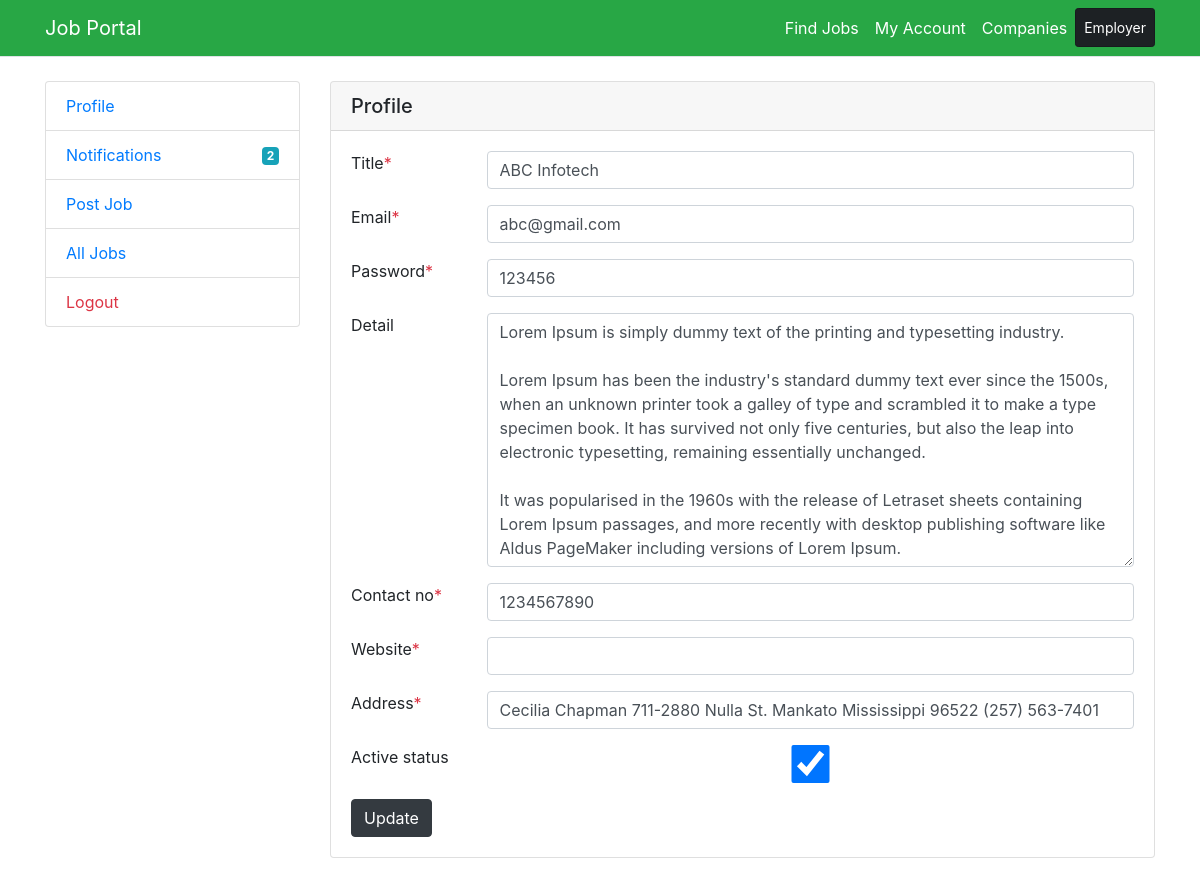
The page /company/profile (signed in) on the database its author committed.
### main/models.py (models this page shows, shortened)
class Company(models.Model):
    title=models.CharField(max_length=20)
    email=models.CharField(max_length=50,default='',null=True)
    password=models.CharField(max_length=20,default='',null=True)
    detail=models.TextField(blank=True)
    contact_no=models.CharField(max_length=15)
    website=models.CharField(max_length=100,default='',null=True)
    address=models.CharField(max_length=150)
    active_status=models.BooleanField(default=True)
    class Meta:
        verbose_name_plural='Companies'

### main/views.py (the view)
# urls.py: path('company/profile',views.company_profile,name='company-profile'),
def company_profile(request):
    company=get_object_or_404(Company,id=request.session['companyId'])
    if request.method=='POST':
        registerForm=CompanyRegisterForm(request.POST,instance=company)
        if registerForm.is_valid():
            registerForm.save()
            messages.success(request,'Profile has been updated.')
            return redirect('/company/profile')
    registerForm=CompanyRegisterForm(instance=company)
    return render(request,'company/profile.html',{'form':registerForm})

### main/forms.py
class CompanyRegisterForm(forms.ModelForm):
    class Meta:
        model=Company
        fields='__all__'

### main/context_processor.py (called while the page is built)
def company_noti_count(request):
    total_notification=0
    if 'companyId' in request.session:
        company=request.session['companyId']
        total_notification=Notification.objects.filter(receiver_id=company).count()
    return {'totalNotification':total_notification}

### main/templates/company/profile.html (shortened to what this page needs)
{% extends "base.html" %}
{% load widget_tweaks %}
{% block content %}
<div class="row">
    <div class="col-md-3">
        {% include 'company/left-sidebar.html' %}
    </div>
    <div class="col-md-9">
        <div class="card">
            <h5 class="card-header">Profile</h5>
            <div class="card-body">
                <form method="post" action="/company/profile">
                    {% for field in form %}
                    <div class="form-group row">
                        <lable class="col-sm-2">{{field.label}}{% if field.field.required%}<span class="text-danger">*</span>{%endif%}</lable>
                        <div class="col-sm-10">
                            {{field|add_class:"form-control"}}
                        </div>
                    </div>
                    {% endfor %}
                    <input type="submit" value="Update" class="btn btn-dark" />
                </form>
            </div>
        </div>
    </div>
</div>
{% endblock %}

### rows shown on the page
Company: form "ABC Infotech" "abc@gmail.com" "123456" "Lorem Ipsum is simply dummy text of the printing and typesetting industry. Lorem Ipsum has been the industry's standard dummy text ever since the 1500s, when an unknown printer took a galley of type and scrambled it to make a type specimen book. It has survived not only five centuries, but also the leap into electronic typesetting, remaining essentially unchanged. It was popularised in the 1960s with the release of Letraset sheets containing Lorem Ipsum passages, and more recently with desktop publishing software like Aldus PageMaker including versions of Lorem Ipsum." "1234567890" "Cecilia Chapman 711-2880 Nulla St. Mankato Mississippi 96522 (257) 563-7401" "☑"

### other values the page prints
{{ totalNotification }} "2"
{{ field.label }} "Title" "Email" "Password" "Detail" "Contact no" "Website" "Address" "Active status"
